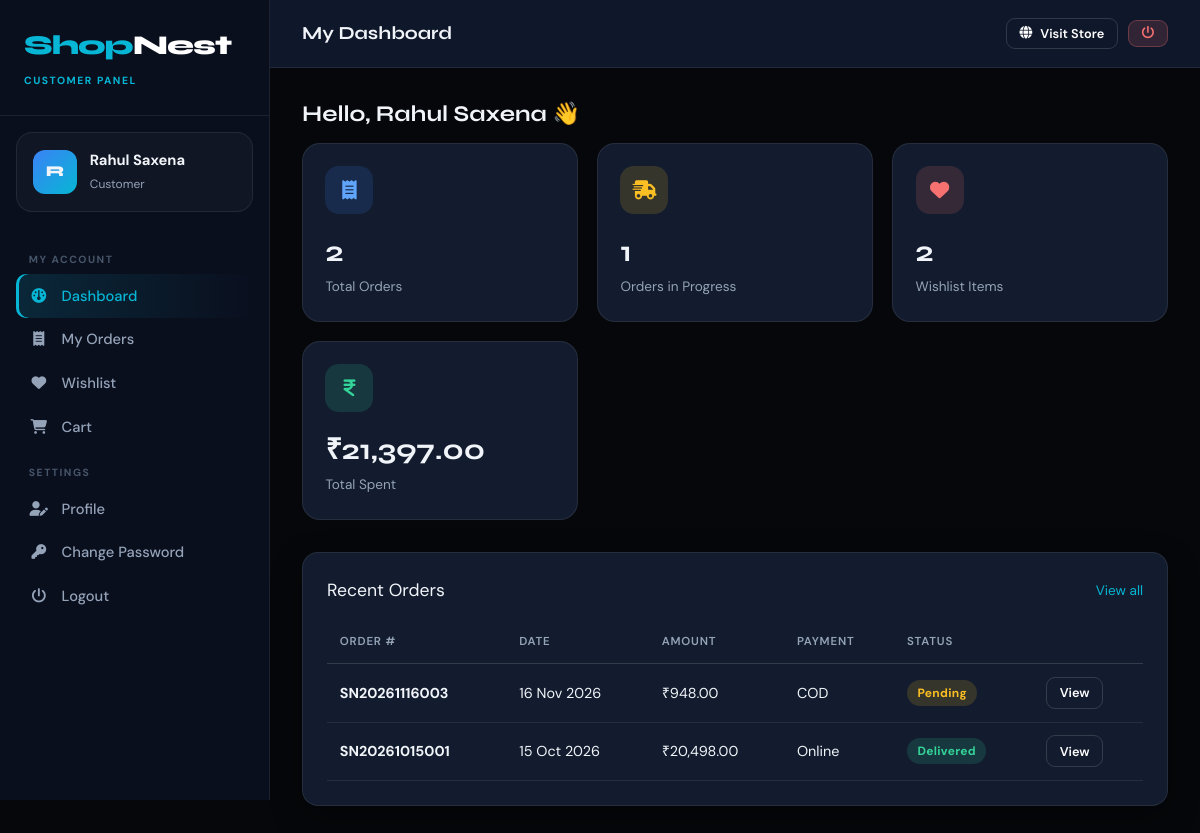
Page /customer/dashboard.php (signed in) on the committed database.
### tables this page shows
CREATE TABLE `tblcustomer` (
  `ID` int(10) NOT NULL AUTO_INCREMENT,
  `FullName` varchar(120) NOT NULL,
  `Email` varchar(120) NOT NULL,
  `MobileNumber` bigint(10) DEFAULT NULL,
  `Gender` varchar(20) DEFAULT NULL,
  `Address` mediumtext DEFAULT NULL,
  `City` varchar(80) DEFAULT NULL,
  `State` varchar(80) DEFAULT NULL,
  `Pincode` varchar(10) DEFAULT NULL,
  `Image` varchar(150) DEFAULT NULL,
  `Password` varchar(255) NOT NULL,
  `RegDate` timestamp NULL DEFAULT current_timestamp(),
  PRIMARY KEY (`ID`),
  UNIQUE KEY `uq_customer_email` (`Email`)
);

CREATE TABLE `tblorders` (
  `ID` int(10) NOT NULL AUTO_INCREMENT,
  `OrderNumber` varchar(20) NOT NULL,
  `CustomerID` int(10) NOT NULL,
  `ShipName` varchar(120) NOT NULL,
  `ShipMobile` varchar(15) NOT NULL,
  `ShipAddress` mediumtext NOT NULL,
  `ShipCity` varchar(80) NOT NULL,
  `ShipState` varchar(80) NOT NULL,
  `ShipPincode` varchar(10) NOT NULL,
  `PaymentMethod` enum('COD','Online') NOT NULL DEFAULT 'COD',
  `PaymentStatus` enum('Pending','Paid','Refunded') NOT NULL DEFAULT 'Pending',
  `SubTotal` decimal(10,2) NOT NULL DEFAULT 0.00,
  `ShippingCharge` decimal(10,2) NOT NULL DEFAULT 0.00,
  `TotalAmount` decimal(10,2) NOT NULL DEFAULT 0.00,
  `Notes` varchar(255) DEFAULT NULL,
  `OrderDate` timestamp NULL DEFAULT current_timestamp(),
  PRIMARY KEY (`ID`),
  UNIQUE KEY `uq_order_number` (`OrderNumber`),
  KEY `idx_order_customer` (`CustomerID`),
  CONSTRAINT `fk_order_customer` FOREIGN KEY (`CustomerID`) REFERENCES `tblcustomer` (`ID`)
);

### customer/dashboard.php (the view, shortened to what this page needs)
<?php
$cid = require_customer();
$totalOrders = (int)db_val("SELECT COUNT(*) FROM tblorders WHERE CustomerID=?", [$cid]);
$totalSpent  = (float)db_val("SELECT COALESCE(SUM(i.Price*i.Quantity),0) FROM tblorderitems i JOIN tblorders o ON o.ID=i.OrderID
                               WHERE o.CustomerID=? AND i.Status<>'Cancelled'", [$cid]);
$inTransit   = (int)db_val("SELECT COUNT(DISTINCT o.ID) FROM tblorders o JOIN tblorderitems i ON i.OrderID=o.ID
                             WHERE o.CustomerID=? AND i.Status IN ('Pending','Confirmed','Shipped')", [$cid]);
$wishCount   = (int)db_val("SELECT COUNT(*) FROM tblwishlist WHERE CustomerID=?", [$cid]);
$recent = db_all("SELECT * FROM tblorders WHERE CustomerID=? ORDER BY OrderDate DESC LIMIT 5", [$cid]);
$panelRole = 'customer';
$pageTitle = 'My Dashboard';
include __DIR__ . '/../includes/panel-header.php';
?>
<h2 class="mb-2">Hello, <?php echo e($me['Name']); ?> 👋</h2>
<div class="stats">
    <a class="stat" href="my-orders.php"><div class="ic ic-blue"><i class="fa-solid fa-receipt"></i></div><b><?php echo $totalOrders; ?></b><span>Total Orders</span></a>
    <a class="stat" href="my-orders.php"><div class="ic ic-amber"><i class="fa-solid fa-truck-fast"></i></div><b><?php echo $inTransit; ?></b><span>Orders in Progress</span></a>
    <a class="stat" href="wishlist.php"><div class="ic ic-red"><i class="fa-solid fa-heart"></i></div><b><?php echo $wishCount; ?></b><span>Wishlist Items</span></a>
    <div class="stat"><div class="ic ic-green"><i class="fa-solid fa-indian-rupee-sign"></i></div><b><?php echo money($totalSpent); ?></b><span>Total Spent</span></div>
</div>
<div class="card">
    <div class="card-title">Recent Orders <a href="my-orders.php" class="small">View all</a></div>
    <?php if (!$recent): ?>
        <div class="empty"><i class="fa-solid fa-bag-shopping"></i>You haven't placed any orders yet. <a href="../shop.php">Start shopping</a></div>
    <?php else: ?>
    <div class="table-wrap">
        <table class="table">
            <thead><tr><th>Order #</th><th>Date</th><th>Amount</th><th>Payment</th><th>Status</th><th></th></tr></thead>
            <tbody>
            <?php foreach ($recent as $o): ?>
                <tr>
                    <td><b><?php echo e($o['OrderNumber']); ?></b></td>
                    <td><?php echo date('d M Y', strtotime($o['OrderDate'])); ?></td>
                    <td><?php echo money($o['TotalAmount']); ?></td>
                    <td><?php echo e($o['PaymentMethod']); ?></td>
                    <td><?php echo status_badge(order_overall_status($o['ID'])); ?></td>
                    <td><a class="btn btn-sm btn-outline" href="order-details.php?id=<?php echo (int)$o['ID']; ?>">View</a></td>
                </tr>
            <?php endforeach; ?>
            </tbody>
        </table>
    </div>
    <?php endif; ?>
</div>
<?php include __DIR__ . '/../includes/panel-footer.php'; ?>

### includes/panel-header.php (shortened to what this page needs)
<?php
$active = basename($_SERVER['PHP_SELF']);
$pageTitle = isset($pageTitle) ? $pageTitle : 'Dashboard';
if ($panelRole === 'admin') {
    $me = db_one("SELECT AdminName AS Name, Email FROM tbladmin WHERE ID=?", [(int)$_SESSION['snaid']]);
    $avatar = null;
    $newOrders = (int)db_val("SELECT COUNT(DISTINCT OrderID) FROM tblorderitems WHERE Status='Pending'");
    $pendingSellers = (int)db_val("SELECT COUNT(*) FROM tblseller WHERE Status='Pending'");
    $unread = (int)db_val("SELECT COUNT(*) FROM tblenquiry WHERE IsRead=0");
    $menu = [
        'Main' => [
            ['dashboard.php', 'fa-gauge', 'Dashboard'],
        ],
        'Catalog' => [
            ['manage-categories.php', 'fa-layer-group', 'Categories'],
            ['manage-products.php', 'fa-box', 'All Products'],
        ],
        'Orders' => [
            ['all-orders.php', 'fa-receipt', 'All Orders', ['order-details.php'], $newOrders],
            ['between-dates-reports.php', 'fa-chart-line', 'Sales Report'],
        ],
        'People' => [
            ['manage-sellers.php', 'fa-store', 'Sellers', ['view-seller.php'], $pendingSellers],
            ['registered-customers.php', 'fa-users', 'Customers', ['view-customer.php']],
        ],
        'Website' => [
            ['enquiries.php', 'fa-envelope', 'Enquiries', [], $unread],
            ['about-us.php', 'fa-circle-info', 'About Us Page'],
            ['contact-us.php', 'fa-address-book', 'Contact Us Page'],
        ],
        'Account' => [
            ['admin-profile.php', 'fa-user-gear', 'Profile'],
            ['change-password.php', 'fa-key', 'Change Password'],
            ['logout.php', 'fa-power-off', 'Logout'],
        ],
    ];
    $roleLabel = 'Administrator';
} else {
    $me = db_one("SELECT FullName AS Name, Email, Image FROM tblcustomer WHERE ID=?", [(int)$_SESSION['sncid']]);
    $avatar = $me['Image'] ? url('images/customers/' . $me['Image']) : null;
    $menu = [
        'My Account' => [
            ['dashboard.php', 'fa-gauge', 'Dashboard'],
            ['my-orders.php', 'fa-receipt', 'My Orders', ['order-details.php']],
            ['wishlist.php', 'fa-heart', 'Wishlist'],
            ['../cart.php', 'fa-cart-shopping', 'Cart', [], cart_count()],
        ],
        'Settings' => [
            ['profile.php', 'fa-user-pen', 'Profile'],
            ['change-password.php', 'fa-key', 'Change Password'],
            ['logout.php', 'fa-power-off', 'Logout'],
        ],
    ];
    $roleLabel = 'Customer';
}
$initial = strtoupper(substr($me['Name'], 0, 1));
?>
<!DOCTYPE html>
<html lang="en">
<head>
    <link rel="stylesheet" href="<?php echo url('assets/vendor/fonts/fonts.css'); ?>">
    <link rel="stylesheet" href="<?php echo url('assets/vendor/fontawesome/css/all.min.css'); ?>">
    <link rel="stylesheet" href="<?php echo url('assets/css/style.css'); ?>">
</head>
<body>
<div class="panel">
    <aside class="sidebar" id="sidebar">
        <div class="logo-box">
            <a href="<?php echo url('index.php'); ?>" class="logo"><span>Shop</span>Nest</a>
            <div class="role-pill"><?php echo ucfirst($panelRole); ?> Panel</div>
        </div>
        <div class="user-box">
            <div class="avatar"><?php echo $avatar ? '<img src="' . e($avatar) . '" alt="">' : e($initial); ?></div>
            <div style="min-width:0"><b><?php echo e($me['Name']); ?></b><span><?php echo e($roleLabel); ?></span></div>
        </div>
        <nav class="side-nav">
            <?php foreach ($menu as $heading => $links): ?>
                <div class="heading"><?php echo e($heading); ?></div>
                <?php foreach ($links as $l):
                    $isActive = $active === basename($l[0]) || (isset($l[3]) && in_array($active, $l[3], true)); ?>
                    <a href="<?php echo e($l[0]); ?>" class="<?php echo $isActive ? 'active' : ''; ?>">
                        <i class="fa-solid <?php echo $l[1]; ?>"></i> <?php echo e($l[2]); ?>
                    </a>
                <?php endforeach; ?>
            <?php endforeach; ?>
        </nav>
    </aside>
    <main class="panel-main">
        <div class="topbar">
            <div class="flex" style="flex-wrap:nowrap;gap:0">
                <h1><?php echo e($pageTitle); ?></h1>
            </div>
            <div class="actions">
                <a href="<?php echo url('index.php'); ?>" class="btn btn-outline btn-sm" target="<?php echo $panelRole === 'customer' ? '_self' : '_blank'; ?>"><i class="fa-solid fa-globe"></i> <span>Visit Store</span></a>
                <a href="logout.php" class="btn btn-sm btn-danger" title="Logout"><i class="fa-solid fa-power-off"></i></a>
            </div>
        </div>
        <div class="panel-content">

### includes/functions.php (shortened to what this page needs)
<?php
function e($str)
{
    return htmlspecialchars((string)$str, ENT_QUOTES, 'UTF-8');
}
function url($path = '')
{
    return BASE_URL . '/' . ltrim($path, '/');
}
function money($amount)
{
    return '₹' . number_format((float)$amount, 2);
}
function db_query($sql, $params = [])
{
    global $con;
    $stmt = mysqli_prepare($con, $sql);
    if ($params) {
        $types = '';
        foreach ($params as $p) {
            $types .= is_int($p) ? 'i' : (is_float($p) ? 'd' : 's');
        }
        mysqli_stmt_bind_param($stmt, $types, ...$params);
    }
    if (!mysqli_stmt_execute($stmt)) {
        error_log('SQL execute failed: ' . mysqli_stmt_error($stmt) . ' | ' . $sql);
        return false;
    }
    $res = mysqli_stmt_get_result($stmt);
    return $res === false ? true : $res;
}
function db_all($sql, $params = [])
{
    $res = db_query($sql, $params);
    return ($res instanceof mysqli_result) ? mysqli_fetch_all($res, MYSQLI_ASSOC) : [];
}
function db_one($sql, $params = [])
{
    $res = db_query($sql, $params);
    return ($res instanceof mysqli_result) ? mysqli_fetch_assoc($res) : null;
}
function db_val($sql, $params = [])
{
    $row = db_one($sql, $params);
    return $row ? reset($row) : null;
}
function is_customer() { return !empty($_SESSION['sncid']); }
function require_customer()
{
    return (int)$_SESSION['sncid'];
}
function cart_get()
{
    return isset($_SESSION['cart']) && is_array($_SESSION['cart']) ? $_SESSION['cart'] : [];
}
function cart_count()
{
    return array_sum(cart_get());
}
function status_badge($status)
{
    $map = ['Pending' => 'amber', 'Confirmed' => 'blue', 'Shipped' => 'purple', 'Delivered' => 'green',
            'Cancelled' => 'red', 'Active' => 'green', 'Inactive' => 'red', 'Blocked' => 'red',
            'Paid' => 'green', 'Refunded' => 'purple', 'Partially Delivered' => 'blue', 'Processing' => 'blue'];
    $c = isset($map[$status]) ? $map[$status] : 'grey';
    return '<span class="badge badge-' . $c . '">' . e($status) . '</span>';
}
function order_overall_status($orderId)
{
    $rows = db_all("SELECT Status, COUNT(*) c FROM tblorderitems WHERE OrderID=? GROUP BY Status", [(int)$orderId]);
    $s = [];
    $total = 0;
    foreach ($rows as $r) { $s[$r['Status']] = (int)$r['c']; $total += (int)$r['c']; }
    $cancel = isset($s['Cancelled']) ? $s['Cancelled'] : 0;
    $active = $total - $cancel;
    foreach (['Pending', 'Confirmed', 'Shipped', 'Delivered'] as $st) {
        if (isset($s[$st]) && $s[$st] === $active) return $st;
    }
    return 'Processing';
}

### rows in the picture
tblcustomer: FullName "R", FullName "Rahul Saxena"
tblorders: OrderNumber "SN20261116003", OrderDate "16 Nov 2026", TotalAmount "₹948.00", PaymentMethod "COD", status "Pending"
tblorders: OrderNumber "SN20261015001", OrderDate "15 Oct 2026", TotalAmount "₹20,498.00", PaymentMethod "Online", status "Delivered"

### other values in the picture
$panelRole "CUSTOMER"
$roleLabel "Customer"
$heading "MY ACCOUNT"
$l[2] "Dashboard"
$l[2] "My Orders"
$l[2] "Wishlist"
$l[2] "Cart"
$heading "SETTINGS"
$l[2] "Profile"
$l[2] "Change Password"
$l[2] "Logout"
$pageTitle "My Dashboard"
$totalOrders "2"
$inTransit "1"
$wishCount "2"
